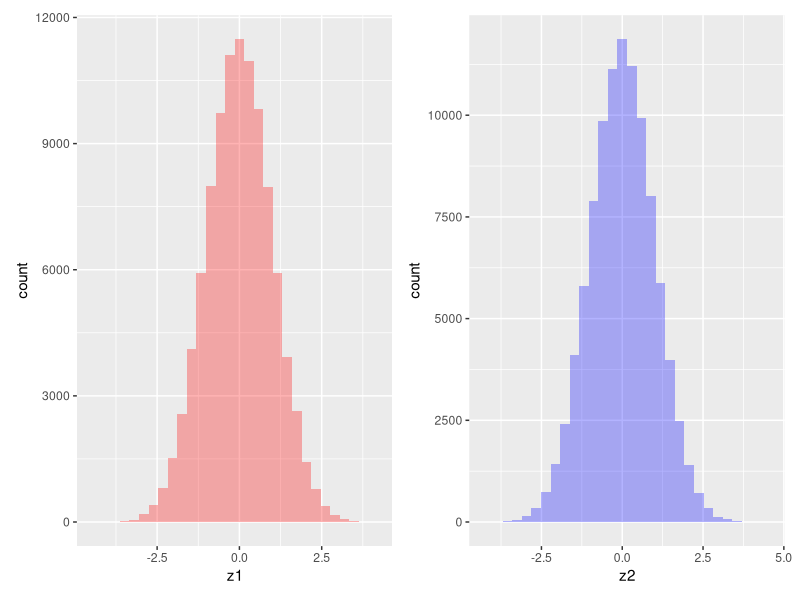
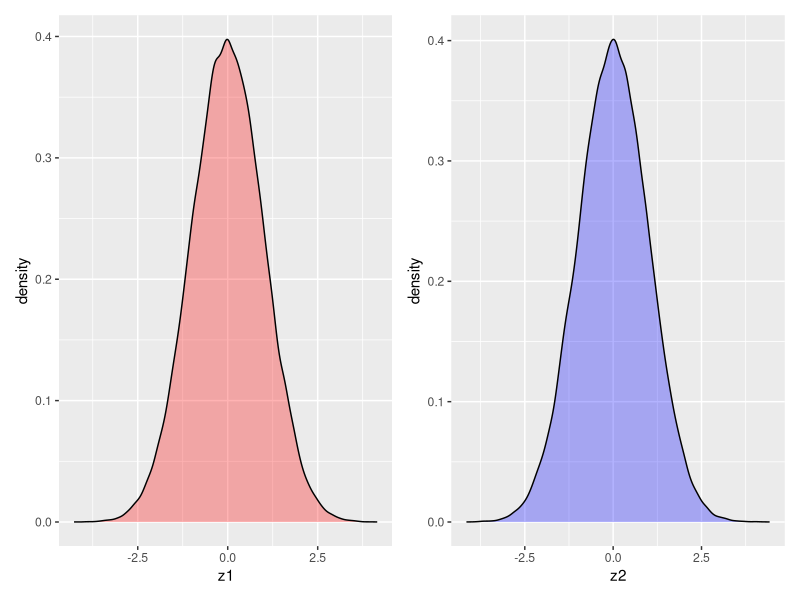
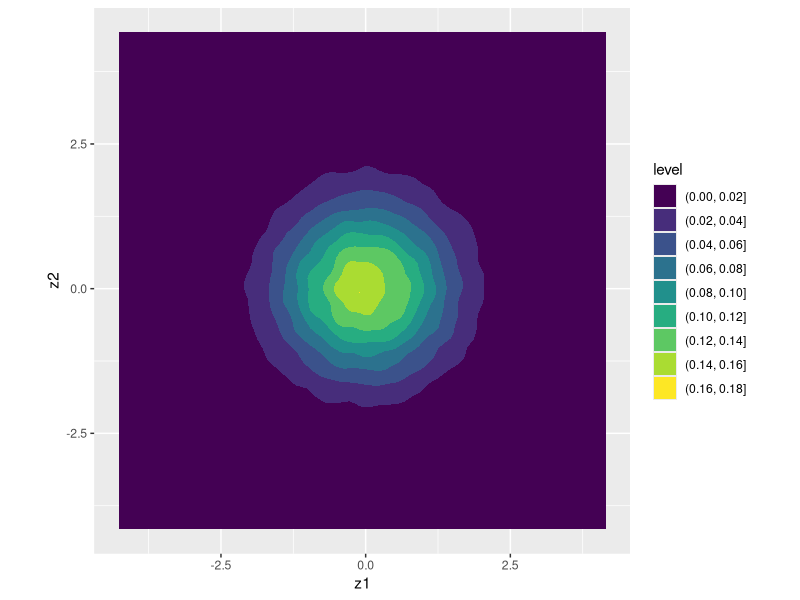
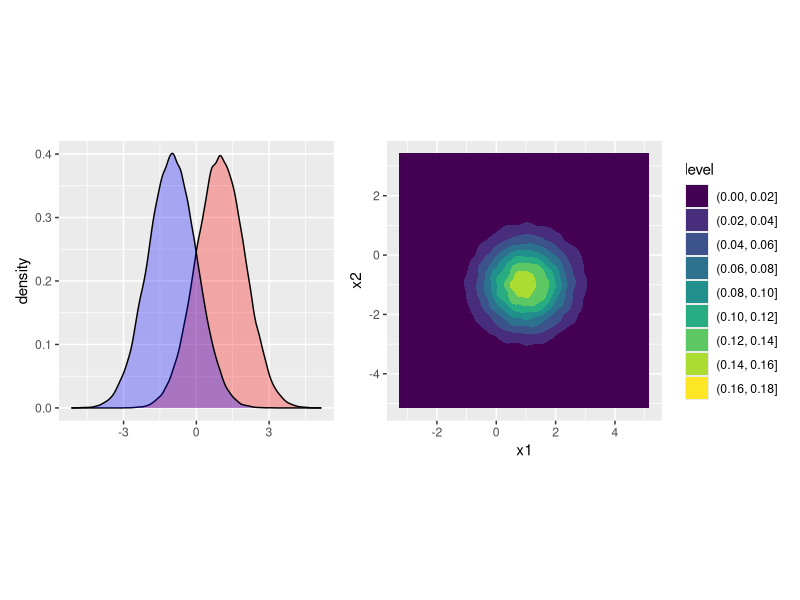
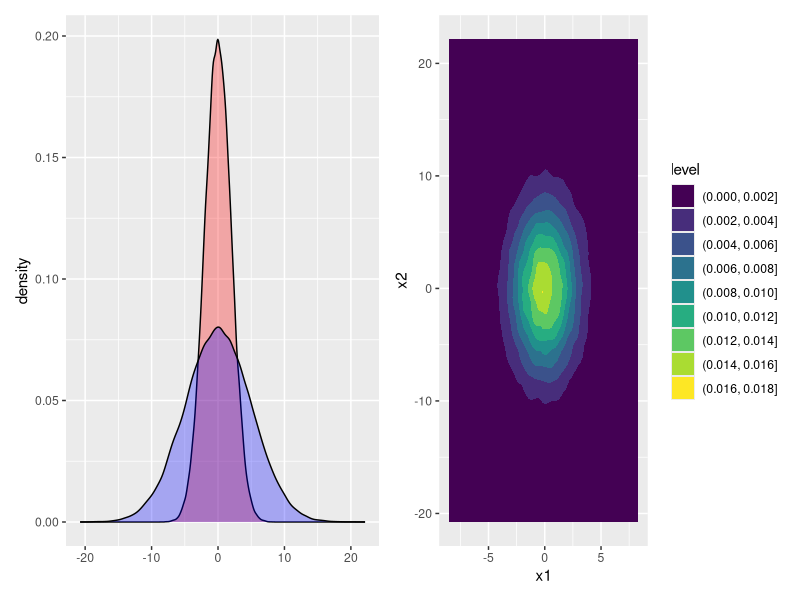
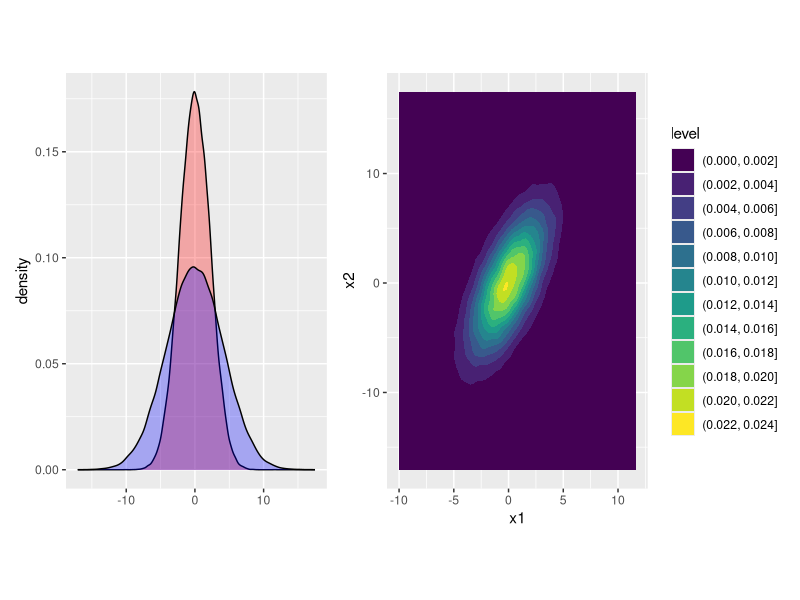

Write the R code that produced these figures, in order.
## ---- chunk 1
#.rs.restartR() #restart R session
## ---- chunk 2
options(crayon.enabled = FALSE) # suppress colorised warnings to be displayed correctly
gc() # garbage collection
rm(list = ls()) # clear variables
## ---- chunk 3
# creat matrix z such that each row represents a draw of the random vector (Z1, Z2)
set.seed(1145)
n <- 1e5
z1 <- rnorm(n)
z2 <- rnorm(n)
z <- cbind(z1, z2)
rm(z1, z2)
head(z)
## ---- chunk 4
# sample mean
colMeans(z)
## ---- chunk 5
# var-cov matrix
var(z)
## ---- chunk 6
# correlation matrix
cor(z)
## ---- chunk 7
library(tidyverse)
library(patchwork)

z1_hist <- as_tibble(z) |>
  ggplot(aes(x = z1)) +
  geom_histogram(fill = "red", alpha = 0.3)

z2_hist <- as_tibble(z) |>
  ggplot(aes(x = z2)) +
  geom_histogram(fill = "blue", alpha = 0.3)

z1_hist + z2_hist
## ---- chunk 8
z1_dens <- as_tibble(z) |>
  ggplot(aes(x = z1)) +
  geom_density(fill = "red", alpha = 0.3)

z2_dens <- as_tibble(z) |>
  ggplot(aes(x = z2)) +
  geom_density(fill = "blue", alpha = 0.3)

z1_dens + z2_dens
## ---- chunk 9
as_tibble(z) |>
  ggplot(aes(x = z1, y = z2)) +
  geom_density2d_filled() +
  coord_fixed()
## ---- chunk 10
# shift means from (0, 0) to (1, -1)
x <- cbind(x1 = z[,1] + 1,
           x2 = z[,2] - 1)

x_marginals <- ggplot(as_tibble(x)) +
  geom_density(aes(x = x1),
               fill = "red",
               alpha = 0.3) +
  geom_density(aes(x = x2),
               fill = "blue",
               alpha = 0.3) +
  xlab("")

x_joint <- ggplot(as_tibble(x)) +
  geom_density2d_filled(aes(x = x1, y = x2)) +
  coord_fixed()

x_marginals + x_joint
## ---- chunk 11
# change variance from (1, 1) to (4, 25)
x <- cbind(
  x1 = 2 * z[,1],
  x2 = 5 * z[,2]
)

cov(x)
## ---- chunk 12
x_marginals <- ggplot(as_tibble(x)) +
  geom_density(aes(x = x1),
               fill = "red",
               alpha = 0.3) +
  geom_density(aes(x = x2),
               fill = "blue",
               alpha = 0.3) +
  xlab("")

x_joint <- ggplot(as_tibble(x)) +
  geom_density2d_filled(aes(x = x1, y = x2)) +
  coord_fixed()

x_marginals + x_joint
## ---- chunk 13
x <- cbind(
  x1 = 2 * z[,1] + z[,2],
  x2 = z[,1] + 4 * z[,2]
)
## ---- chunk 14
cov(x)
## ---- chunk 15
cor(x)
## ---- chunk 16
x_marginals <- ggplot(as_tibble(x)) +
  geom_density(aes(x = x1),
               fill = "red",
               alpha = 0.3) +
  geom_density(aes(x = x2),
               fill = "blue",
               alpha = 0.3) +
  xlab("")

x_joint <- ggplot(as_tibble(x)) +
  geom_density2d_filled(aes(x = x1, y = x2)) +
  coord_fixed()

x_marginals + x_joint
## ---- chunk 17
A <- matrix(
  c(2, 1,
    1, 4),
  2, 2,
  byrow = TRUE
)

x_alt <- t(A %*% t(z)) #t() is transposing; %*% is matrix multiplication

colnames(x_alt) <- c("x1", "x2")
identical(x, x_alt)
## ---- chunk 18
Sigma <- matrix(
  c(1, 0.5,
    0.5, 1),
  2, 2,
  byrow = TRUE
)

chol(Sigma)
## ---- chunk 19
library(mvtnorm)

var(rmvnorm(n = 100, mean = c(0, 0), sigma = Sigma))
## ---- chunk 20
options(crayon.enabled = FALSE) # suppress colorised warnings to be displayed correctly
gc() # garbage collection
rm(list = ls()) # clear variables
